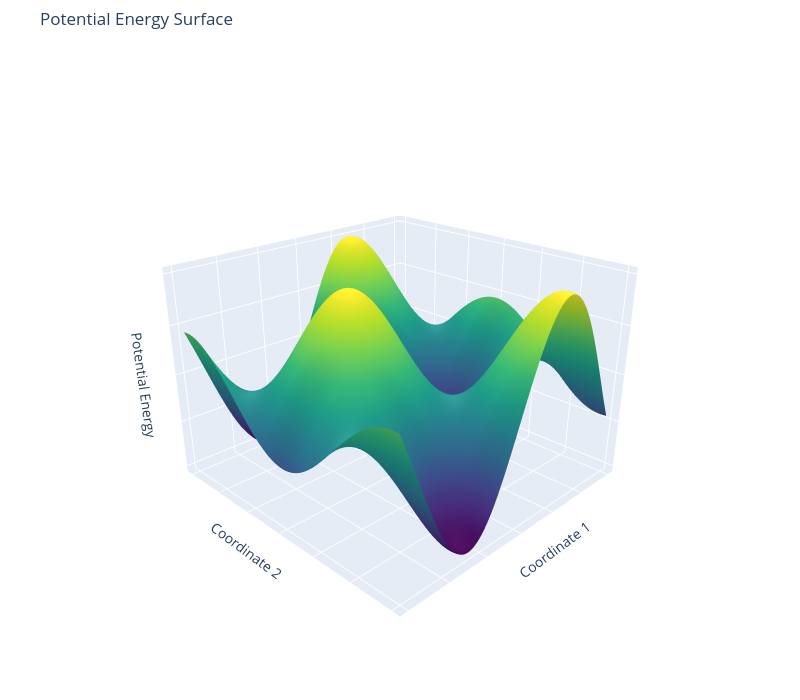

Source (notebook cell):
### Markdown cell above
# Molecular Mechanics
<span style="color: red;">**Can we come up with simple classical approximations to model the behavior of molecules?**.</span><br>

**Classical Force Fields**:
- Various "flavors" that express $V(r)$ differently
  - We will go over the most common functional forms for biological systems 
- Define what common chemical environments may behave similarly.
  - Does the oxygen atom in a ketone behave the same as in an amide? <br>
  ![Lignad Binding](../assets/images/ketone_vs_amide.png)


- Fit simple functional forms to quantum mechanical and experimental data
  - Each terms has a set of parameters that changes the "shape" of the function to an extent

**Modern approaches**: 
- Machine learning force fields 
- Using machine learning algorithms to define the chemical environment
- Using machine learning algorithms for training classical force fields 

**First: Define the total potential energy of the system**
- Sum valence (strong/short range) terms and nonbonded (weak/long range) terms <br>
    $U(r_{1}, r_{2}, ..., r_{N}) = \sum valence(b_1, b_2, ..., b_N) + \sum nonbonded(nb_1, nb_2, ..., nb_N)$

### Code cell
import numpy as np
import plotly.graph_objects as go

# 1. Define your specific function
def f(x, y):
    return (np.sin(1.2 * x) * np.cos(1.1* y))

# 2. Build the coordinate matrix grid
x = np.linspace(-3, 3, 100)
y = np.linspace(-3, 3, 100)
X, Y = np.meshgrid(x, y)
Z = f(X, Y)
    
# 3. Generate the 3D plot
fig = go.Figure(data=[go.Surface(z=Z, x=x, y=y, colorscale='Viridis', showscale=False)])
fig.update_layout(
    title='Potential Energy Surface',
    autosize=False,
    width=800,
    height=700,
    margin=dict(l=0, r=0, t=50, b=0),
    scene=dict(
        xaxis=dict(title='Coordinate 1', showticklabels=False),
        yaxis=dict(title='Coordinate 2', showticklabels=False),
        zaxis=dict(title='Potential Energy', showticklabels=False),
        aspectratio=dict(x=1, y=1, z=0.7),
        camera=dict(eye=dict(x=1.6, y=1.6, z=1.0)),
    ),
)
fig.show()

### Figure 1 — Plotly figure (JSON) as saved in the notebook; plotly's stock layout.template omitted (floating-point values rounded to 4 significant figures; data arrays with more than 128 entries replaced by an {"elided": "..."} marker saying what was removed)
{"data": [{"colorscale": [[0, "#440154"], [0.1111, "#482878"], [0.2222, "#3e4989"], [0.3333, "#31688e"], [0.4444, "#26828e"], [0.5556, "#1f9e89"], [0.6667, "#35b779"], [0.7778, "#6ece58"], [0.8889, "#b5de2b"], [1, "#fde725"]], "showscale": false, "type": "surface", "x": [-3.0, -2.939, -2.879, -2.818, -2.758, -2.697, -2.636, -2.576, -2.515, -2.455, -2.394, -2.333, -2.273, -2.212, -2.152, -2.091, -2.03, -1.97, -1.909, -1.848, -1.788, -1.727, -1.667, -1.606, -1.545, -1.485, -1.424, -1.364, -1.303, -1.242, -1.182, -1.121, -1.061, -1.0, -0.9394, -0.8788, -0.8182, -0.7576, -0.697, -0.6364, -0.5758, -0.5152, -0.4545, -0.3939, -0.3333, -0.2727, -0.2121, -0.1515, -0.09091, -0.0303, 0.0303, 0.09091, 0.1515, 0.2121, 0.2727, 0.3333, 0.3939, 0.4545, 0.5152, 0.5758, 0.6364, 0.697, 0.7576, 0.8182, 0.8788, 0.9394, 1.0, 1.061, 1.121, 1.182, 1.242, 1.303, 1.364, 1.424, 1.485, 1.545, 1.606, 1.667, 1.727, 1.788, 1.848, 1.909, 1.97, 2.03, 2.091, 2.152, 2.212, 2.273, 2.333, 2.394, 2.455, 2.515, 2.576, 2.636, 2.697, 2.758, 2.818, 2.879, 2.939, 3.0], "y": [-3.0, -2.939, -2.879, -2.818, -2.758, -2.697, -2.636, -2.576, -2.515, -2.455, -2.394, -2.333, -2.273, -2.212, -2.152, -2.091, -2.03, -1.97, -1.909, -1.848, -1.788, -1.727, -1.667, -1.606, -1.545, -1.485, -1.424, -1.364, -1.303, -1.242, -1.182, -1.121, -1.061, -1.0, -0.9394, -0.8788, -0.8182, -0.7576, -0.697, -0.6364, -0.5758, -0.5152, -0.4545, -0.3939, -0.3333, -0.2727, -0.2121, -0.1515, -0.09091, -0.0303, 0.0303, 0.09091, 0.1515, 0.2121, 0.2727, 0.3333, 0.3939, 0.4545, 0.5152, 0.5758, 0.6364, 0.697, 0.7576, 0.8182, 0.8788, 0.9394, 1.0, 1.061, 1.121, 1.182, 1.242, 1.303, 1.364, 1.424, 1.485, 1.545, 1.606, 1.667, 1.727, 1.788, 1.848, 1.909, 1.97, 2.03, 2.091, 2.152, 2.212, 2.273, 2.333, 2.394, 2.455, 2.515, 2.576, 2.636, 2.697, 2.758, 2.818, 2.879, 2.939, 3.0], "z": {"elided": "100x100 float values"}}], "layout": {"autosize": false, "height": 700, "margin": {"b": 0, "l": 0, "r": 0, "t": 50}, "scene": {"aspectratio": {"x": 1, "y": 1, "z": 0.7}, "camera": {"eye": {"x": 1.6, "y": 1.6, "z": 1}}, "xaxis": {"showticklabels": false, "title": {"text": "Coordinate 1"}}, "yaxis": {"showticklabels": false, "title": {"text": "Coordinate 2"}}, "zaxis": {"showticklabels": false, "title": {"text": "Potential Energy"}}}, "title": {"text": "Potential Energy Surface"}, "width": 800}}
